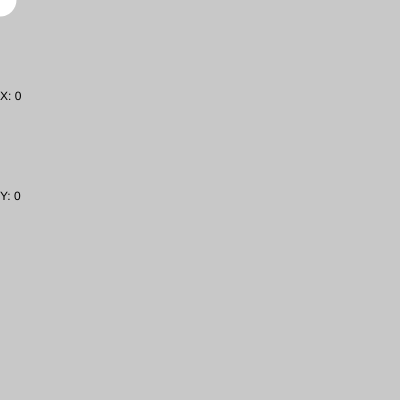
Frame 1 (no input)
Frame 60 (no input): identical to frame 1, image omitted
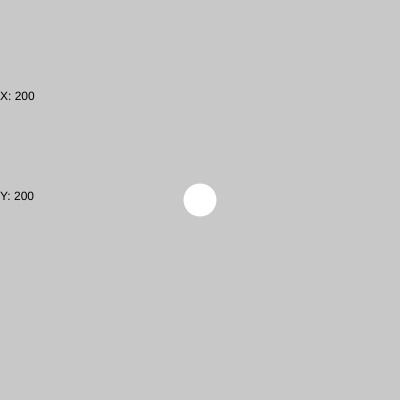
Frame 120 (the mouse pressed at the canvas centre since frame 60)

The p5.js sketch that drew these frames (run headless with seeded random() and noise() and a simulated clock; from frame 60 on, the mouse is pressed at the canvas centre):

// p5.js sketch
// ── sketch.js
function setup() {
  createCanvas(400, 400);
  noStroke();
}

function draw() {
  background(200);
  frameRate(60);
  text("X: "+mouseX, 0, height/4);
  text("Y: "+mouseY, 0, height/2);
  ellipse(mouseX, mouseY, 33, 33);
}
